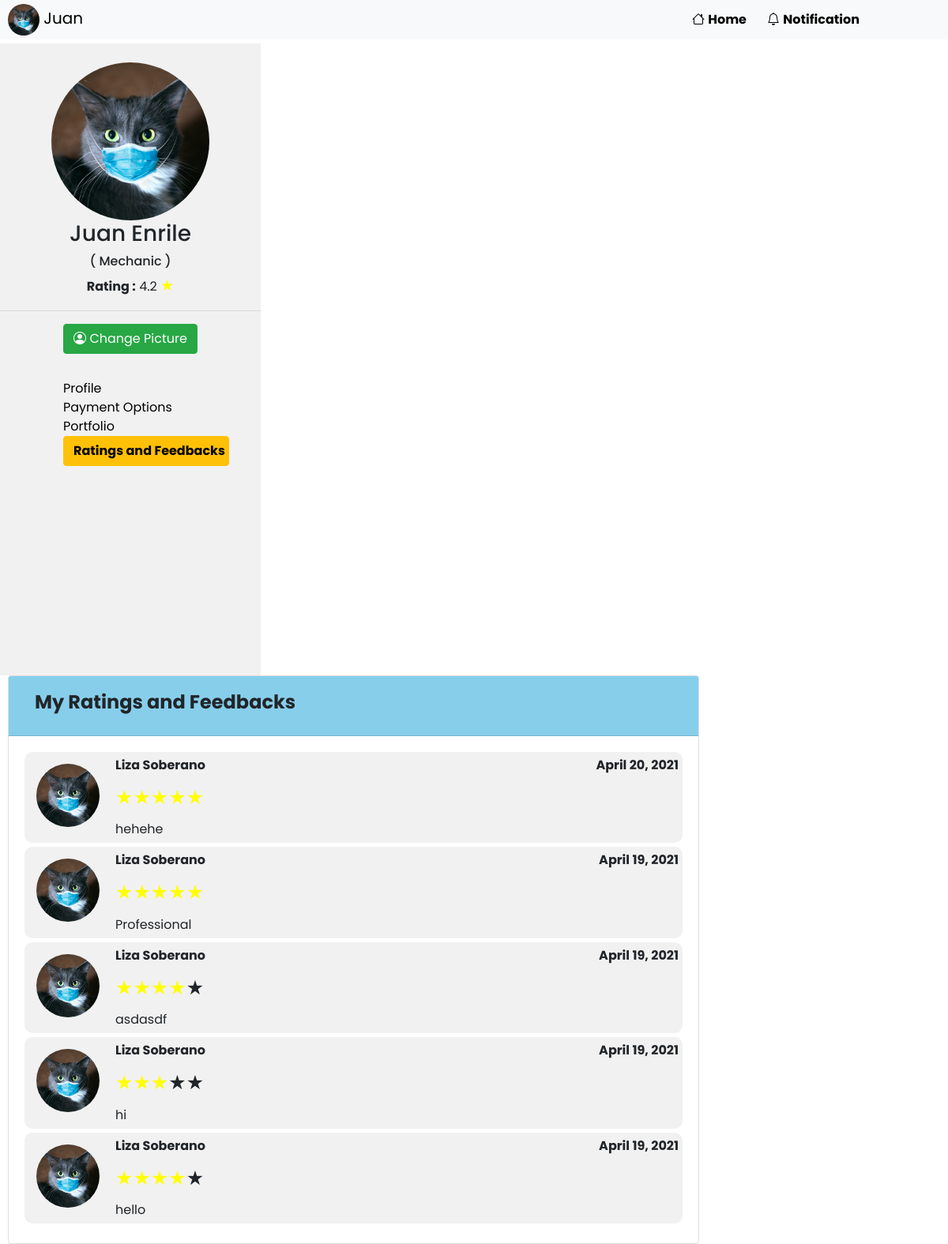
The page /repairman/ratingsandfeedback.php (signed in) on the database its author committed.
### tables this page shows
CREATE TABLE `repairman` (
  `repairmanid` int(11) NOT NULL,
  `fname` varchar(50) NOT NULL,
  `mname` varchar(50) NOT NULL,
  `lname` varchar(50) NOT NULL,
  `age` int(11) NOT NULL,
  `bdate` date NOT NULL,
  `address` varchar(50) NOT NULL,
  `contactno` varchar(50) NOT NULL,
  `gender` varchar(50) NOT NULL,
  `username` varchar(50) NOT NULL,
  `password` varchar(50) NOT NULL,
  `email` varchar(50) NOT NULL,
  `category` varchar(50) NOT NULL,
  `experience` varchar(50) NOT NULL,
  `fee` decimal(11,2) NOT NULL,
  `documents` varchar(100) NOT NULL,
  `documents2` varchar(50) NOT NULL,
  `documents3` varchar(50) NOT NULL,
  `profilepix` varchar(200) NOT NULL,
  `user_type` varchar(50) NOT NULL,
  `status` varchar(50) NOT NULL,
  `transaction` varchar(50) NOT NULL,
  `paymentopt` varchar(11) NOT NULL
);

CREATE TABLE `ratingsandfeedback` (
  `ratingandfeedbackid` int(11) NOT NULL,
  `bookingid` varchar(11) NOT NULL,
  `userid` int(11) NOT NULL,
  `repairmanid` int(11) NOT NULL,
  `rate` int(11) NOT NULL,
  `feedback` text NOT NULL,
  `created` date NOT NULL
);

CREATE TABLE `users` (
  `userid` int(11) NOT NULL,
  `fname` varchar(50) NOT NULL,
  `mname` varchar(50) NOT NULL,
  `lname` varchar(50) NOT NULL,
  `age` int(11) NOT NULL,
  `bdate` date NOT NULL,
  `address` varchar(50) NOT NULL,
  `contactno` varchar(50) NOT NULL,
  `gender` varchar(50) NOT NULL,
  `username` varchar(50) NOT NULL,
  `password` varchar(50) NOT NULL,
  `email` varchar(50) NOT NULL,
  `user_type` varchar(50) NOT NULL,
  `profilepix` varchar(200) NOT NULL,
  `code` varchar(10) NOT NULL,
  `status` varchar(50) NOT NULL
);

### repairman/ratingsandfeedback.php (the view, shortened to what this page needs)
<?php
  include('../includes/config.php');
  $repairmanid = $_SESSION['repairmanid'];
  $result = mysqli_query($database, "SELECT * FROM repairman WHERE repairmanid = '$repairmanid'");
  while ($row = mysqli_fetch_array($result))
  {
  	$fname = $row['fname'];
  	$lname = $row['lname'];
  	$profilepix = $row['profilepix'];
    $category = $row['category'];
  }
  $resultfeedback = mysqli_query($database, "SELECT * FROM ratingsandfeedback INNER JOIN users ON ratingsandfeedback.userid=users.userid WHERE ratingsandfeedback.repairmanid = $repairmanid ORDER BY created DESC");
     function drawStars(int $starRating)
    {
      echo "<span style='color: #FFFF00;font-size:25px'>";
      for ($i = 0; $i < $starRating; $i++)
      {
        echo "&#x2605;";
      }
      echo "</span>";
      echo "<span style='font-size:25px'>";
      for ($i = 5 - $starRating; $i > 0; $i--)
      {
        echo "&#x2605;";
      }
    }
  $rating = mysqli_query($database, "SELECT sum(rate) AS rate FROM ratingsandfeedback WHERE repairmanid = '$repairmanid'");
  $rates =mysqli_query($database, "SELECT * FROM ratingsandfeedback WHERE repairmanid = '$repairmanid'");
  while($rat = mysqli_fetch_array($rating))
  {
    $number = mysqli_num_rows($rates);
    $rate = $rat['rate'];
    if($rate == 0)
    {
      $totalrate = '0.0';
    }
    else
    {
      $totalrate = $rate / $number;
    }
  }
?>
<!DOCTYPE html>
<html>
<head>
    <link rel="stylesheet" href="https://maxcdn.bootstrapcdn.com/bootstrap/4.0.0/css/bootstrap.min.css">
    <link rel="stylesheet" href="https://cdn.jsdelivr.net/npm/bootstrap-icons@1.4.0/font/bootstrap-icons.css">
    <link rel="stylesheet" type="text/css" href="repairman.css">
</head>
<body>
<?php include('repairmanheader.php'); ?>
<div class="container-fluid" style="margin-top:5px;">
  <div class="row">
    <div style="background-color:#F1F1F1;height:800px;width:330px !important">
          <center><div class="img_div">
            <br>
            <img src="../profilepix/<?php echo $profilepix ?>" style="width:200px;height:200px;border-radius:100px">
            <h3><?php echo $fname ?> <?php echo $lname ?></h3>
            <h6>( <?php echo$category; ?> )</h6>
            <h7><b>Rating :</b> <?php if($totalrate == 0) { echo$totalrate; echo ' '; echo "<span style='color:  #FFFF00;font-size:1.2em'>"; echo "&#x2605;"; } else { echo$totalrate; echo ' '; echo "<span style='color:  #FFFF00;font-size:1.2em'>"; echo "&#x2605;"; } ?></h7>
            <hr class="solid">
            <label for="profile" class="btn btn-success"><i class="bi bi-person-circle"></i> Change Picture</label>
          </div></center><br>
          <div style="margin-left:80px">
            <a href="repairmanprofile.php" style="margin-bottom:5px;text-decoration:none;color:black;">Profile</a><br>
            <a href="paymentoptions.php" style="margin-bottom:5px;text-decoration:none;color:black">Payment Options</a><br>
            <a href="certificates.php" style="margin-bottom:5px;text-decoration:none;color:black">Portfolio</a><br>
            <a class="btn btn-warning" href="ratingsandfeedback.php" style="width:210px;text-decoration:none;color:black"><strong>Ratings and Feedbacks</strong></a>
          </div>
    </div>
    <div class="col-sm-9">
      <div class="accordion" style="margin-left:-5px">
        <div class="card">
          <div class="card-header" id="headingOne" style="background-color:skyblue">
            <h5 class="mb-0">
              <a class="btn btn-link" data-toggle="collapse" data-target="#collapseOne" aria-expanded="true" aria-controls="collapseOne">
                <h4><b>My Ratings and Feedbacks</b></h4>
              </a>
            </h5>
          </div>
          <div id="collapseOne" class="collapse show" aria-labelledby="headingOne" data-parent="#accordion">
            <div class="card-body">
              <?php
                  while ($rows = mysqli_fetch_array($resultfeedback))
                  {
                  echo '<div style="background-color:#f1f1f1;border-radius:10px;"><table class="table"><tr>';
                  echo '<td rowspan="3" width="70px"><img class="img-dis" src="../profilepix/'.$rows['profilepix'].'" style="border-radius:50px;margin-left:10px;margin-right:10px"></td>';
                  echo '<th class="text-left">'.$rows['fname'].' '.$rows['lname'].'</th>';
                  echo '<th class="text-right">'.$newcreated = date('F d, Y', strtotime($rows['created'])).'</th>';
                  echo '</tr>';
                  echo '<tr><td colspan="3">';
                  echo drawStars($rows['rate']);
                  echo '</td></tr>';
                  echo '<tr>';
                  echo '<td colspan="3">'.$rows['feedback'].'</td>';
                  echo '</tr></table></div>';
                  }
                ?>
            </div>
          </div>
        </div>
      </div>
    </div>
  </div>
</div>
</body>
</html>

### repairman/repairmanheader.php (shortened to what this page needs)
<nav class="bg-light" style="height:50px;">
  <div class="row">
    <div style="width:895px">
      <a class="navbar-brand" href="repairmanprofile.php" style="color:black !important;margin-left:25px"><img src="../profilepix/<?php echo $profilepix ?>" style="width:40px;height:40px;border-radius:100px"> <?php echo $fname?></a>
    </div>
    <div style="width:100px;">
      <a class="nav-link" href="repairmanhomepage.php" style="color:black !important;padding-top:13px;margin-left:-20px"><span class="bi bi-house"></span> <b>Home&emsp;</b></a>
    </div>
    <div style="width:150px;">
      <a class="nav-link" href="#" id="notification" role="button" data-toggle="dropdown" aria-haspopup="true" aria-expanded="false" style="color:black !important;padding-top:13px;margin-left:-25px"><i class="bi bi-bell"></i>
          <b>Notification</b>
        </a>
    </div>
    <div style="width:140px;">
      <a class="nav-link" href="#" id="messages" role="button" data-toggle="dropdown" aria-haspopup="true" aria-expanded="false" style="color:black !important;padding-top:13px;margin-left:-25px"><i class="bi bi-chat-dots"></i></i>
            <b>Messages </b>
          </a>
    </div>
    <div style="width:90px;">
      <a class="nav-link" href="#" id="profile" role="button" data-toggle="dropdown" aria-haspopup="true" aria-expanded="false" style="color:black !important;padding-top:13px;margin-left:-35px"><i class="bi bi-person"></i>
          <b>Profile</b>
        </a>
    </div>
  </div>
</nav>

### repairman/repairman.css (style rules this page uses)
body { font-family: 'Poppins', sans-serif !important; height: auto; background-position: center; background-repeat: no-repeat; background-size: cover; font-size: 1em !important; }

### repairman/ratingsandfeedback.php (style rules this page uses)
.table>tbody>tr>td, .table>tbody>tr>th { border-top: none; padding: 5px !important; }
.table { margin-bottom:5px !important; }
.img-dis { width: 80px; height: 80px; margin-top: 10px; }

### rows shown on the page
repairman: profilepix (picture), fname "Juan", lname "Enrile", category "Mechanic"
ratingsandfeedback: userid.profilepix (picture), userid.fname "Liza", userid.lname "Soberano", created "April 20, 2021", feedback "hehehe"
ratingsandfeedback: userid.profilepix (picture), userid.fname "Liza", userid.lname "Soberano", created "April 19, 2021", feedback "Professional"
ratingsandfeedback: userid.profilepix (picture), userid.fname "Liza", userid.lname "Soberano", created "April 19, 2021", feedback "asdasdf"
ratingsandfeedback: userid.profilepix (picture), userid.fname "Liza", userid.lname "Soberano", created "April 19, 2021", feedback "hi"
ratingsandfeedback: userid.profilepix (picture), userid.fname "Liza", userid.lname "Soberano", created "April 19, 2021", feedback "hello"

### other values the page prints
$totalrate "4.2"
